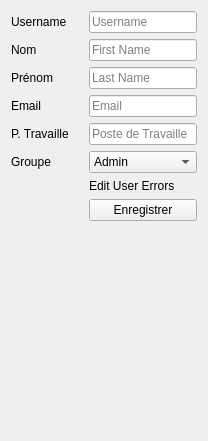
     <widget class="QWidget" name="EditUserPage">
      <layout class="QVBoxLayout" name="verticalLayout_9">
       <item>
        <widget class="QFrame" name="frame_4">
         <property name="frameShape">
          <enum>QFrame::NoFrame</enum>
         </property>
         <property name="frameShadow">
          <enum>QFrame::Raised</enum>
         </property>
         <layout class="QFormLayout" name="formLayout_6">
          <property name="horizontalSpacing">
           <number>20</number>
          </property>
          <property name="leftMargin">
           <number>0</number>
          </property>
          <property name="topMargin">
           <number>0</number>
          </property>
          <property name="rightMargin">
           <number>0</number>
          </property>
          <property name="bottomMargin">
           <number>0</number>
          </property>
          <item row="0" column="0">
           <widget class="QLabel" name="label_30">
            <property name="text">
             <string>Username</string>
            </property>
           </widget>
          </item>
          <item row="0" column="1">
           <widget class="QLineEdit" name="lineEditEditUsername">
            <property name="placeholderText">
             <string>Username</string>
            </property>
           </widget>
          </item>
          <item row="1" column="0">
           <widget class="QLabel" name="nomUtilisateurLabel_2">
            <property name="text">
             <string>Nom</string>
            </property>
           </widget>
          </item>
          <item row="1" column="1">
           <widget class="QLineEdit" name="lineEditEditFName">
            <property name="placeholderText">
             <string>First Name</string>
            </property>
           </widget>
          </item>
          <item row="2" column="0">
           <widget class="QLabel" name="prNomUtilisateurLabel_2">
            <property name="text">
             <string>Prénom</string>
            </property>
           </widget>
          </item>
          <item row="2" column="1">
           <widget class="QLineEdit" name="lineEditEditLName">
            <property name="placeholderText">
             <string>Last Name</string>
            </property>
           </widget>
          </item>
          <item row="3" column="0">
           <widget class="QLabel" name="emailLabel_2">
            <property name="text">
             <string>Email</string>
            </property>
           </widget>
          </item>
          <item row="3" column="1">
           <widget class="QLineEdit" name="lineEditEditEmail">
            <property name="placeholderText">
             <string>Email</string>
            </property>
           </widget>
          </item>
          <item row="4" column="0">
           <widget class="QLabel" name="posteDeTravailleLabel_2">
            <property name="text">
             <string>P. Travaille</string>
            </property>
           </widget>
          </item>
          <item row="4" column="1">
           <widget class="QLineEdit" name="lineEditEditPTravaille">
            <property name="placeholderText">
             <string>Poste de Travaille</string>
            </property>
           </widget>
          </item>
          <item row="5" column="0">
           <widget class="QLabel" name="groupeLabel_2">
            <property name="text">
             <string>Groupe</string>
            </property>
           </widget>
          </item>
          <item row="5" column="1">
           <widget class="QComboBox" name="cbBoxEditGroup">
            <item>
             <property name="text">
              <string>Admin</string>
             </property>
            </item>
            <item>
             <property name="text">
              <string>Other</string>
             </property>
            </item>
           </widget>
          </item>
          <item row="7" column="1">
           <widget class="QPushButton" name="buttonSaveEditUser">
            <property name="text">
             <string>Enregistrer</string>
            </property>
            <property name="iconSize">
             <size>
              <width>22</width>
              <height>22</height>
             </size>
            </property>
           </widget>
          </item>
          <item row="6" column="1">
           <widget class="QLabel" name="labelEditUserErrors">
            <property name="styleSheet">
             <string notr="true">c</string>
            </property>
            <property name="frameShape">
             <enum>QFrame::NoFrame</enum>
            </property>
            <property name="text">
             <string>Edit User Errors</string>
            </property>
            <property name="wordWrap">
             <bool>true</bool>
            </property>
           </widget>
          </item>
          <item row="6" column="0">
           <widget class="QLabel" name="labelEditUserID">
            <property name="text">
             <string/>
            </property>
           </widget>
          </item>
         </layout>
        </widget>
       </item>
       <item>
        <spacer name="verticalSpacer_7">
         <property name="orientation">
          <enum>Qt::Vertical</enum>
         </property>
         <property name="sizeHint" stdset="0">
          <size>
           <width>20</width>
           <height>209</height>
          </size>
         </property>
        </spacer>
       </item>
      </layout>
     </widget>
